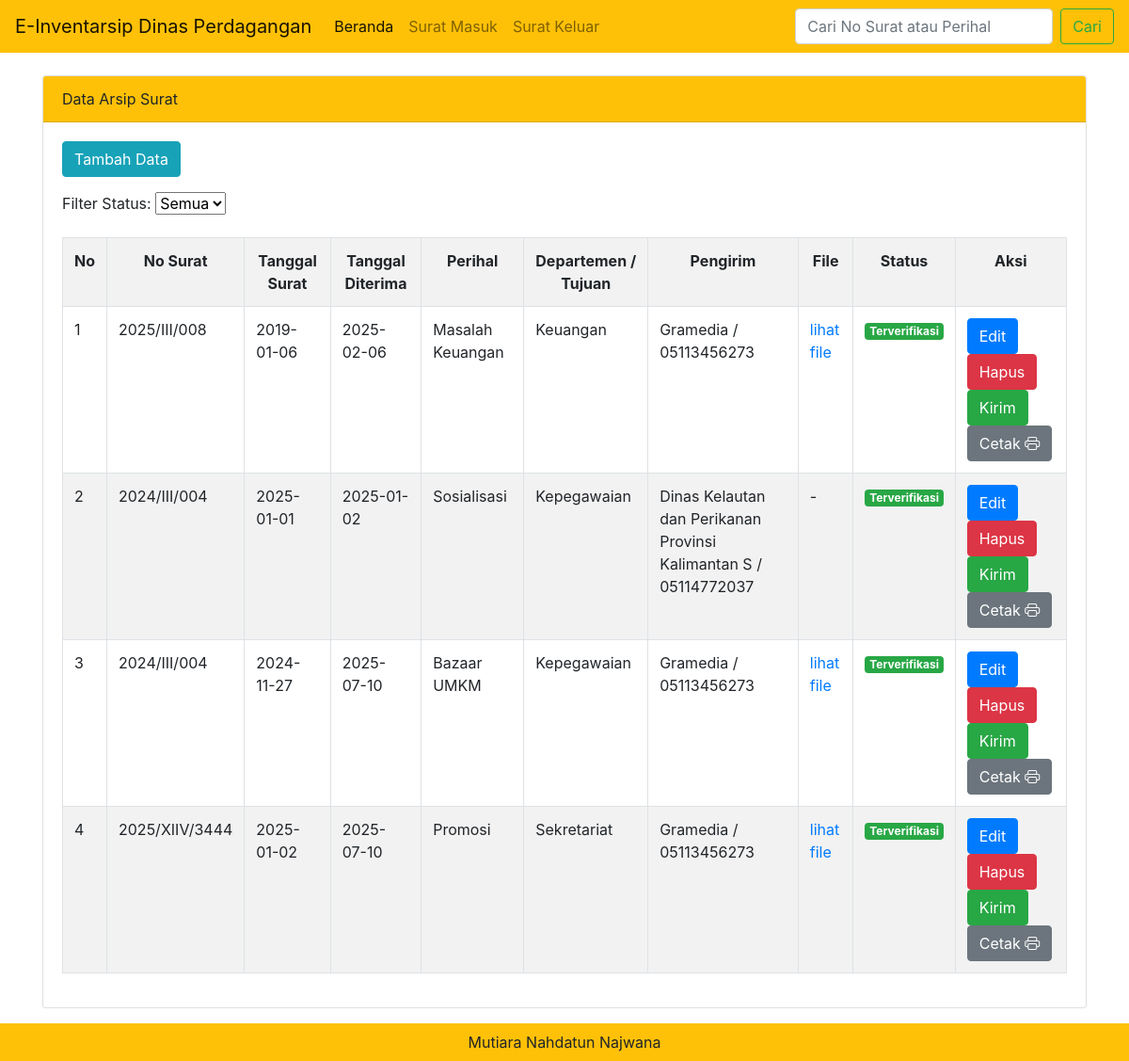
Screenshot of /admin.php?halaman=arsip_surat (signed in) with the database file from the repository.
### tables this page shows
CREATE TABLE IF NOT EXISTS `tbl_arsip` (
  `id_arsip` int NOT NULL AUTO_INCREMENT,
  `no_surat` varchar(30) NOT NULL,
  `tanggal_surat` date NOT NULL,
  `tanggal_diterima` date DEFAULT NULL,
  `perihal` varchar(150) NOT NULL,
  `status` enum('0','1') DEFAULT '0',
  `id_departemen` int NOT NULL,
  `id_pengirim` int NOT NULL,
  `file` text NOT NULL,
  `created_at` date DEFAULT NULL,
  PRIMARY KEY (`id_arsip`)
);

CREATE TABLE IF NOT EXISTS `tbl_departemen` (
  `id_departemen` int NOT NULL AUTO_INCREMENT,
  `nama_departemen` varchar(50) NOT NULL,
  `created_at` date DEFAULT NULL,
  PRIMARY KEY (`id_departemen`)
);

CREATE TABLE IF NOT EXISTS `tbl_pengirim_surat` (
  `id_pengirim` int NOT NULL AUTO_INCREMENT,
  `nama_pengirim` varchar(50) NOT NULL,
  `alamat` text NOT NULL,
  `no_hp` varchar(13) NOT NULL,
  `email` varchar(30) NOT NULL,
  `created_at` date DEFAULT NULL,
  PRIMARY KEY (`id_pengirim`)
);

### admin.php (called while the page is built, shortened)
<?php include "template/header.php"; ?>
<?php include "content.php"; ?>
<?php include "template/footer.php"; ?>

### modul/arsip/data.php (the view, shortened to what this page needs)
<?php
include "config/koneksi.php";
$filter_status = isset($_GET['filter_status']) ? mysqli_real_escape_string($koneksi, $_GET['filter_status']) : 'semua';
?>
<div class="card mt-4">
  <div class="card-header bg-warning">
    Data Arsip Surat
  </div>
  <div class="card-body">
    <?php if($_SESSION['username'] == 'sekretariat') : ?>
      <a href="?halaman=arsip_surat&hal=tambahdata" class="btn btn-info mb-3">Tambah Data</a>
    <?php endif; ?>
    <div class="filter-group mb-3">
      <form method="GET" action="">
        <label for="filter_status">Filter Status:</label>
        <select name="filter_status" id="filter_status" onchange="this.form.submit()">
          <option value="semua" <?php echo $filter_status == 'semua' ? 'selected' : ''; ?>>Semua</option>
        </select>
      </form>
    </div>
    <table class="table table-bordered table-hover table-striped">
      <tr>
        <th style='text-align: center'>No</th>
        <th style='text-align: center'>No Surat</th>
        <th style='text-align: center'>Tanggal Surat</th>
        <th style='text-align: center'>Tanggal Diterima</th>
        <th style='text-align: center'>Perihal</th>
        <th style='text-align: center'>Departemen / Tujuan</th>
        <th style='text-align: center'>Pengirim</th>
        <th style='text-align: center'>File</th>
        <th style='text-align: center'>Status</th>
        <th style='text-align: center'>Aksi</th>
      </tr>
      <?php
        $query = "SELECT
                    tbl_arsip.*,
                    tbl_departemen.nama_departemen,
                    tbl_pengirim_surat.nama_pengirim, tbl_pengirim_surat.no_hp
                  FROM
                    tbl_arsip
                    JOIN tbl_departemen ON tbl_arsip.id_departemen = tbl_departemen.id_departemen
                    JOIN tbl_pengirim_surat ON tbl_arsip.id_pengirim = tbl_pengirim_surat.id_pengirim
                  WHERE 1=1";
        $query .= " ORDER BY tbl_arsip.id_arsip DESC";
        $tampil = mysqli_query($koneksi, $query);
        $no = 1;
        if (mysqli_num_rows($tampil) > 0) {
          while($data = mysqli_fetch_array($tampil)) :
      ?>
      <tr>
        <td><?=$no++?></td>
        <td><?=$data['no_surat']?></td>
        <td><?=$data['tanggal_surat']?></td>
        <td><?=$data['tanggal_diterima']?></td>
        <td><?=$data['perihal']?></td>
        <td><?=$data['nama_departemen']?></td>
        <td><?=$data['nama_pengirim']?> / <?=$data['no_hp']?></td>
        <td>
          <?php
            if(empty($data['file'])){
              echo " - ";
            } else {
          ?>
              <a href="file/<?=$data['file']?>" target="_blank"> lihat file </a>
          <?php
            }
          ?>
        </td>
        <td><?= $data['status'] == "0" ? "<span class='badge badge-danger'>Menunggu verifikasi Kadis</span>" : "<span class='badge badge-success'>Terverifikasi</span>" ?></td>
        <td>
          <?php if($_SESSION['username'] == 'sekretariat') : ?>
            <a href="?halaman=arsip_surat&hal=edit&id=<?=$data['id_arsip']?>" class="btn btn-primary">Edit</a>
            <a href="?halaman=arsip_surat&hal=hapus&id=<?=$data['id_arsip']?>" class="btn btn-danger"
              onclick="return confirm('Apakah yakin ingin menghapus data ini?')">Hapus</a>
            <?php if($data['status'] == "1") : ?>
              <a href="?halaman=arsip_surat_kirim&id=<?=$data['id_arsip']?>" class="btn btn-success"
              onclick="return confirm('Apakah yakin ingin mengirim data ini?')">Kirim</a>
            <?php endif; ?>
          <?php endif; ?>
          <?php if($data['status'] == "1") : ?>
            <a href="?halaman=cetak_arsip_surat&id=<?=$data['id_arsip']?>" class="btn btn-secondary">Cetak <i class="bi bi-printer"></i></a>
          <?php endif; ?>
        </td>
      </tr>
      <?php
          endwhile;
        } else {
      ?>
      <tr>
        <td colspan="10" style="text-align: center;">Tidak ada data ditemukan.</td>
      </tr>
      <?php } ?>
    </table>
  </div>
</div>

### template/header.php (shortened to what this page needs)
<!doctype html>
<html lang="en">
  <head>
    <link rel="stylesheet" href="assets/css/bootstrap.min.css">
    <link rel="stylesheet" href="https://cdn.jsdelivr.net/npm/bootstrap-icons@1.11.3/font/bootstrap-icons.min.css">
  </head>
  <body>
    <nav class="navbar navbar-expand-lg navbar-light bg-warning">
      <a class="navbar-brand" href="?">E-Inventarsip Dinas Perdagangan</a>
      <div class="collapse navbar-collapse" id="navbarSupportedContent">
        <ul class="navbar-nav mr-auto">
          <li class="nav-item active">
            <a class="nav-link" href="?">Beranda <span class="sr-only">(current)</span></a>
          </li>
          <?php if($_SESSION['username'] == 'kadisdag') : ?>
            <li class="nav-item">
              <a class="nav-link" href="?halaman=departemen">Departemen</a>
            </li>
            <li class="nav-item">
              <a class="nav-link" href="?halaman=pegawai">Pegawai</a>
            </li>
            <li class="nav-item">
              <?php
                $jumlah_arsip = mysqli_num_rows(mysqli_query($koneksi, "SELECT status FROM tbl_arsip WHERE status = '0'"));
              ?>
              <a class="nav-link" href="?halaman=arsip_surat">Surat Masuk<span class="badge badge-danger"><?=$jumlah_arsip?></span></a>
            </li>
            <li class="nav-item">
              <?php
                $jumlahKeluar = mysqli_num_rows(mysqli_query($koneksi, "SELECT status FROM tbl_arsip_keluar WHERE status = '0'"));
              ?>
              <a class="nav-link" href="?halaman=surat_keluar">Surat Keluar <span class="badge badge-danger"><?=$jumlahKeluar?></span></a>
            </li>
            <li class="nav-item dropdown">
              <a class="nav-link dropdown-toggle" href="#" id="navbarDropdown" role="button" data-toggle="dropdown" aria-haspopup="true" aria-expanded="false">
                Laporan
              </a>
              <div class="dropdown-menu bg-warning" aria-labelledby="navbarDropdown">
                <a class="dropdown-item" href="?halaman=cetak_pegawai">Laporan Data Pegawai</a>
                <a class="dropdown-item" href="?halaman=cetak_departemen">Laporan Data Departemen</a>
                <a class="dropdown-item" href="?halaman=cetak_pengirim_surat">Laporan Data Pengirim Surat</a>
                <a class="dropdown-item" href="?halaman=cetak_arsip">Laporan Surat Masuk</a>
                <a class="dropdown-item" href="?halaman=cetak_surat_keluar">Laporan Surat Keluar</a>
              </div>
            </li>
          <?php elseif($_SESSION['username'] == 'sekretariat') : ?>
            <li class="nav-item">
              <a class="nav-link" href="?halaman=arsip_surat">Surat Masuk</a>
            </li>
            <li class="nav-item">
              <a class="nav-link" href="?halaman=surat_keluar">Surat Keluar</a>
            </li>
          <?php else : ?>
            <li class="nav-item">
              <a class="nav-link" href="?halaman=pengirim_surat">Pengirim Surat</a>
            </li>
          <?php endif; ?>
        </ul>
        <form class="form-inline my-2 my-lg-0 search-container" action="?halaman=arsip_surat" method="GET">
          <input class="form-control mr-sm-2" type="search" name="search" id="searchInput" autocomplete="off" placeholder="Cari No Surat atau Perihal" aria-label="Search">
          <button class="btn btn-outline-success my-2 my-sm-0" type="submit">Cari</button>
        </form>
      </div>
    </nav>
    <div class="container">

### content.php
<?php
	@$halaman = $_GET['halaman'];
	if($halaman == "departemen")
	{
		include "modul/departemen/departemen.php";
	}
	elseif ($halaman == "cetak_departemen") {
		include "modul/departemen/cetak_departemen.php";
	}
	elseif ($halaman == "pengirim_surat"){
		include "modul/pengirim_surat/pengirim_surat.php";
	}
	elseif ($halaman == "cetak_pengirim_surat") {
		include "modul/pengirim_surat/cetak_pengirim_surat.php";
	}
	elseif($halaman == "arsip_surat")
	{
		if (@$_GET['hal'] == "tambahdata" || @$_GET['hal'] == "edit" || @$_GET['hal'] == "hapus"){
			include "modul/arsip/form.php";
		}else{
			include "modul/arsip/data.php";
		}
	}
	elseif ($halaman == "cetak_arsip") {
		include "modul/arsip/cetak_arsip.php";
	}
	elseif($halaman == "cetak_arsip_surat")
	{
		include "modul/arsip/cetak_data_arsip.php";
	}
elseif($halaman == "pegawai")
	{
		if (@$_GET['hal'] == "tambahdata" || @$_GET['hal'] == "edit" || @$_GET['hal'] == "hapus"){
			include "modul/pegawai/formpegawai.php";
		}else{
			include "modul/pegawai/pegawai.php";
		}
}
elseif ($halaman == "arsip_surat_verifikasi") {
	include "modul/arsip/verifikasi.php";
}
elseif ($halaman == "arsip_surat_kirim") {
	include "modul/arsip/kirim.php";
}
elseif($halaman == "cetak_pegawai")
	{
		include "modul/pegawai/cetak_pegawai.php";
}
elseif($halaman == "cetak_semua_laporan")
	{
		include "modul/cetak_semua_laporan.php";
}
elseif($halaman == "cetak_surat_keluar")
	{
		include "modul/pengirim_surat/cetak_surat_keluar.php";
}
elseif($halaman == "surat_keluar")
	{
		include "modul/arsip/surat_keluar.php";
}
elseif($halaman == "tambah_keluar")
	{
		include "modul/arsip/tambah_edit_surat_keluar.php";
}
elseif($halaman == "edit_keluar")
	{
		include "modul/arsip/tambah_edit_surat_keluar.php";
}
elseif($halaman == "verifikasi_keluar")
	{
		include "modul/arsip/arsip_surat_keluar_verifikasi.php";
}
elseif($halaman == "hapus_keluar")
	{
		include "modul/arsip/arsip_surat_keluar_hapus.php";
}
elseif($halaman == "cetak_data_keluar")
	{
		include "modul/pengirim_surat/cetak_data_keluar.php";
}
else
{
		include "modul/home.php";
}
?>

### template/footer.php (shortened to what this page needs)
</div>
    <footer class="bg-warning text-center text-black pt-2 pb-2 mt-3 no-print"> Mutiara Nahdatun Najwana </footer>
  </body>
</html>

### template/header.php (style rules this page uses)
.search-container { position: relative; }

### rows the page displays
tbl_arsip: no_surat "2025/III/008", tanggal_surat "2019-01-06", tanggal_diterima "2025-02-06", perihal "Masalah Keuangan", id_departemen.nama_departemen "Keuangan", id_pengirim.nama_pengirim "Gramedia", id_pengirim.no_hp "05113456273", status "Terverifikasi"
tbl_arsip: no_surat "2024/III/004", tanggal_surat "2025-01-01", tanggal_diterima "2025-01-02", perihal "Sosialisasi", id_departemen.nama_departemen "Kepegawaian", id_pengirim.nama_pengirim "Dinas Kelautan dan Perikanan Provinsi Kalimantan S", id_pengirim.no_hp "05114772037", status "Terverifikasi"
tbl_arsip: no_surat "2024/III/004", tanggal_surat "2024-11-27", tanggal_diterima "2025-07-10", perihal "Bazaar UMKM", id_departemen.nama_departemen "Kepegawaian", id_pengirim.nama_pengirim "Gramedia", id_pengirim.no_hp "05113456273", status "Terverifikasi"
tbl_arsip: no_surat "2025/XIIV/3444", tanggal_surat "2025-01-02", tanggal_diterima "2025-07-10", perihal "Promosi", id_departemen.nama_departemen "Sekretariat", id_pengirim.nama_pengirim "Gramedia", id_pengirim.no_hp "05113456273", status "Terverifikasi"
